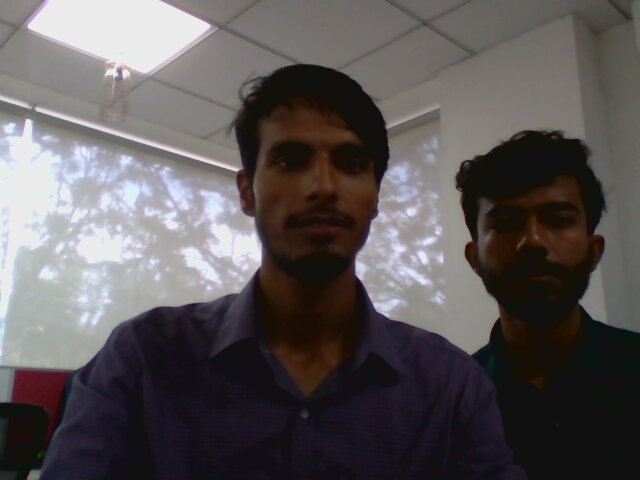
#> input picture test/test.jpg, 640 x 480 px
$ python adjust_brightness_contrast.py
#> lines starting #> are read from the running program, lines starting #| are printed output that depends on the picture
#> further down, img is the input picture: shape (480, 640, 3); mean B, G, R 88, 87.2, 91.9

import cv2
import numpy as np


def histogram_equalize(img):
    b, g, r = cv2.split(img)
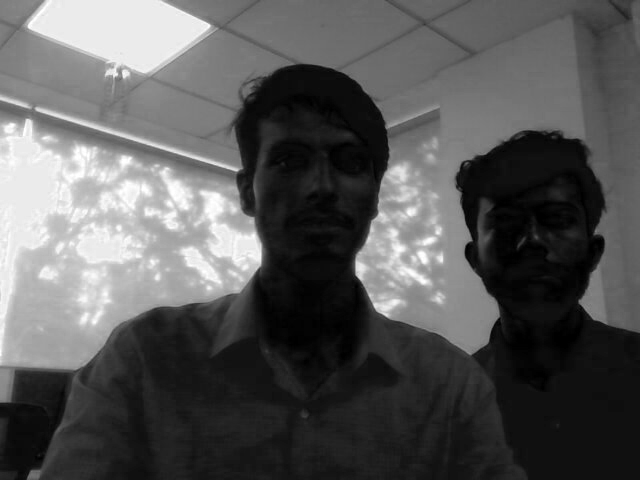
#> b: shape (480, 640); min 0, max 255, mean 88
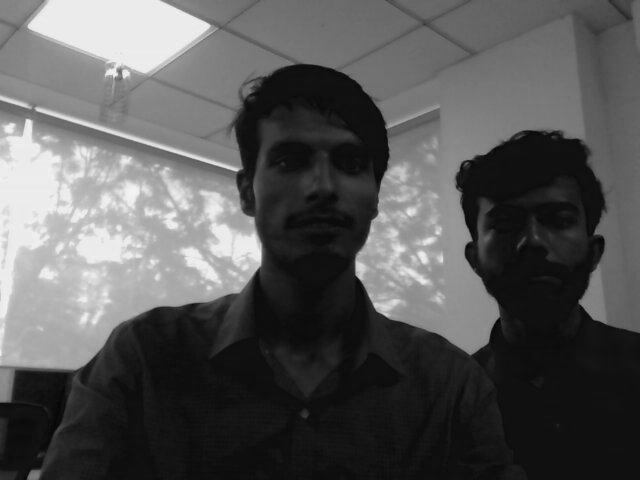
#> g: shape (480, 640); min 0, max 247, mean 87.2
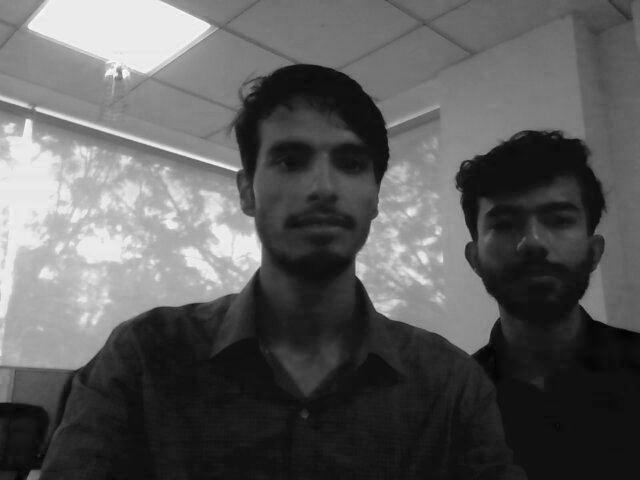
#> r: shape (480, 640); min 0, max 255, mean 91.9
    red = cv2.equalizeHist(r)
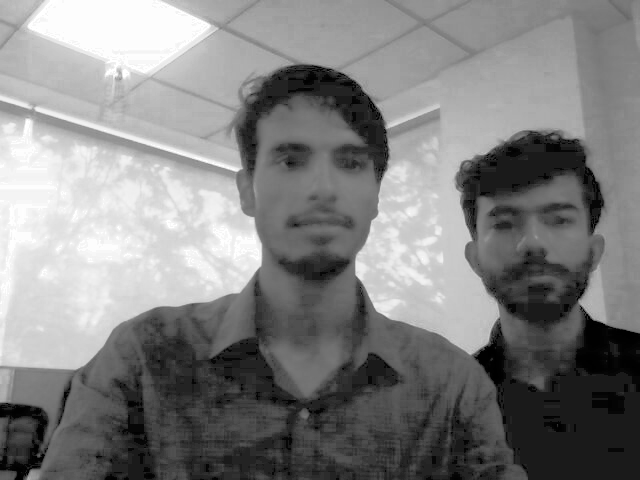
#> red: shape (480, 640); min 0, max 255, mean 129.2
    green = cv2.equalizeHist(g)
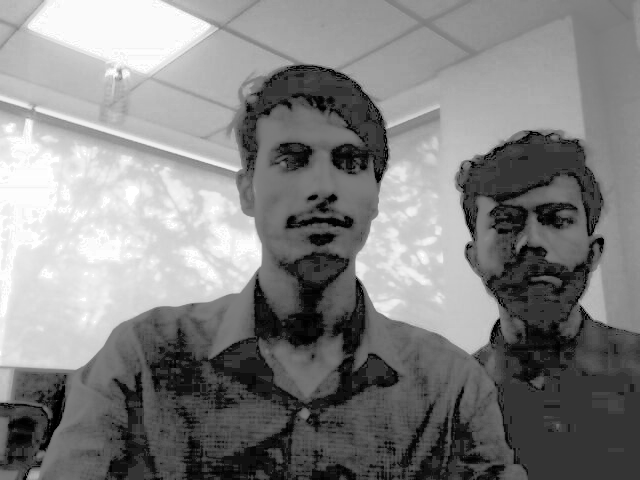
#> green: shape (480, 640); min 0, max 255, mean 130.1
    blue = cv2.equalizeHist(b)
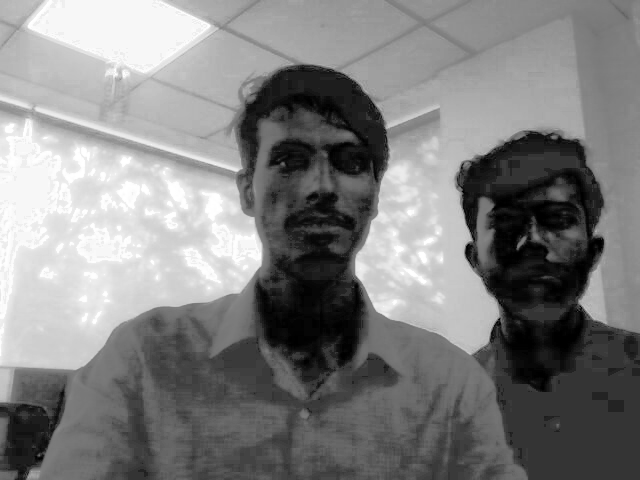
#> blue: shape (480, 640); min 0, max 255, mean 128.4
    return cv2.merge((blue, green, red))
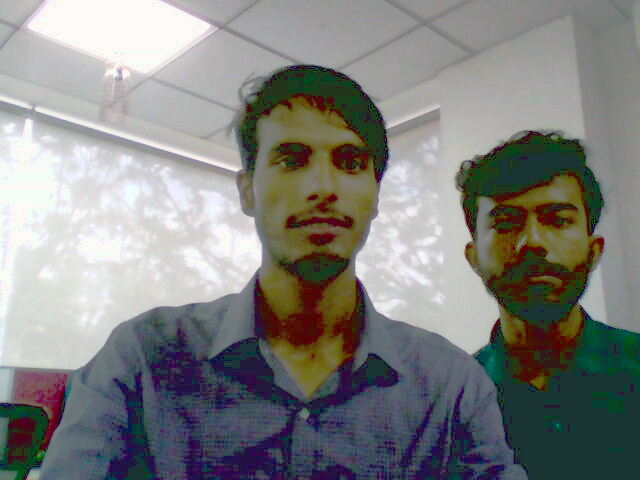
#> returned value: shape (480, 640, 3); mean of channels 0, 1, 2 128.4, 130.1, 129.2; drawn as B, G, R


img = cv2.imread('../test/test.jpg')

# img_yuv = cv2.cvtColor(img, cv2.COLOR_BGR2YUV)

# equalize the histogram of the Y channel
# img_yuv[:,:,0] = cv2.equalizeHist(img_yuv[:,:,0])
img_output = histogram_equalize(img)

# convert the YUV image back to RGB format
# img_output = cv2.cvtColor(img_yuv, cv2.COLOR_YUV2BGR)

cv2.imshow('Color input image', img)
cv2.imshow('Histogram equalized', img_output)

cv2.waitKey(0)
